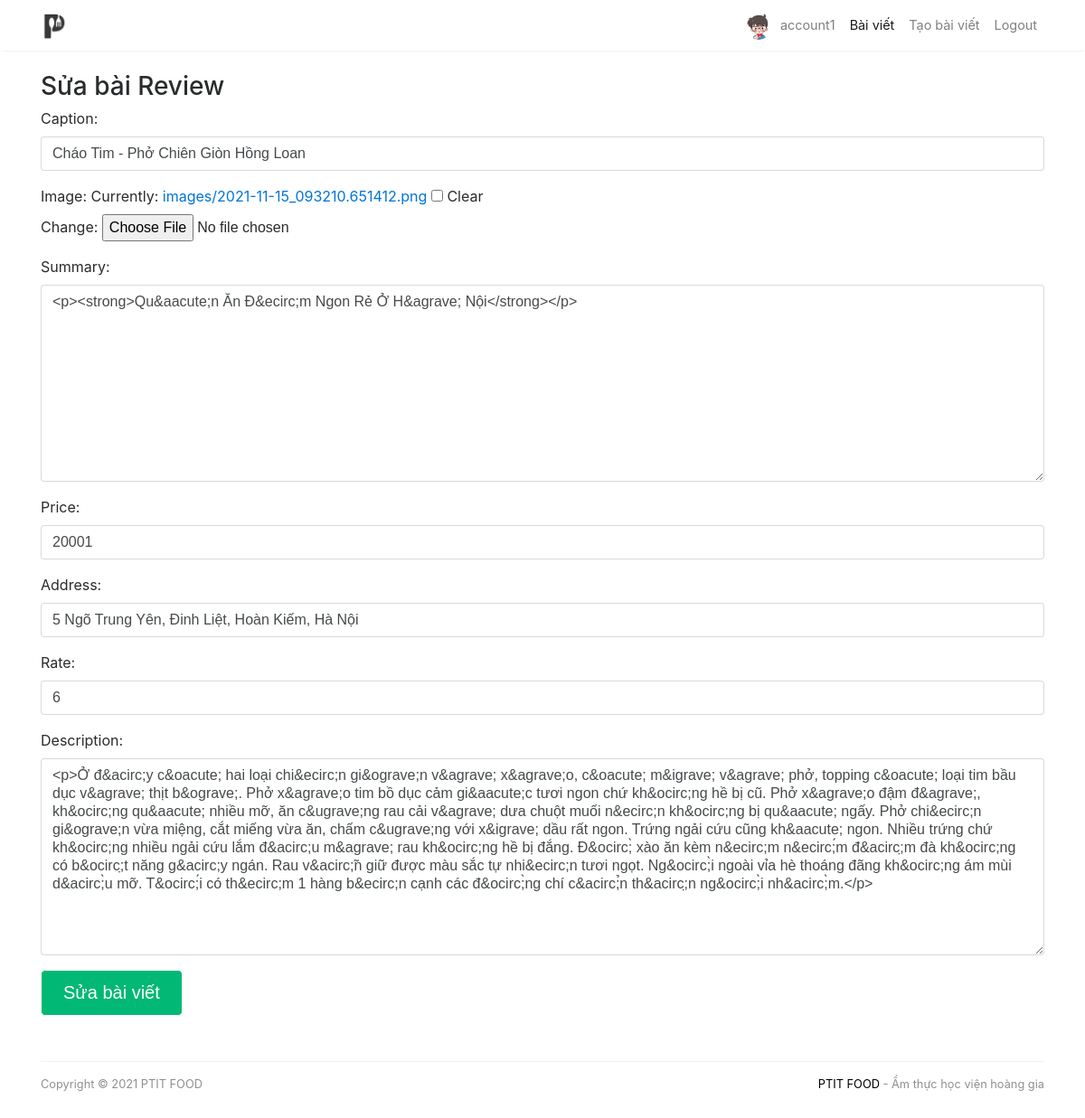
Page /post/edit/5 (signed in) on the committed database.
### blog_foods/models.py (models this page shows, shortened)
class UpProfile(models.Model):
    user = models.ForeignKey(User, on_delete=models.CASCADE)
    image_user = models.ImageField(upload_to='image_user', default = 'blank-profile-picture.png')
    Facebook = models.CharField(max_length = 100)
    Instagram = models.CharField(max_length = 100)
    summary_user = models.CharField(max_length = 1000)

class Post(models.Model):
    user = models.CharField(max_length = 100)
    image = models.ImageField(null = True,blank=True,upload_to = 'images/')
    caption = models.CharField(max_length= 100)
    summary = RichTextField(blank=True)
    address = models.CharField(max_length=200)
    created_at = models.DateTimeField(default=datetime.now)
    no_of_like = models.IntegerField(default=0)
    rate = models.IntegerField(
        default=1,
        validators=[
            MaxValueValidator(10),
            MinValueValidator(0)
        ]
    )
    description = RichTextField(blank=True)
    price = models.IntegerField(
    default=1,
    validators=[
        MinValueValidator(1)
    ]
    )
    posted_by = models.ForeignKey(settings.AUTH_USER_MODEL, null=True,
        verbose_name="posted by", on_delete=models.SET_NULL)

### blog_foods/views.py (the view)
# urls.py: path('post/edit/<int:pk>',UpdatePostView.as_view(),name='update_post')
class UpdatePostView(UpdateView):
    model =Post
    template_name = 'update_post.html'
    form_class = UpdateForm
    success_url = reverse_lazy('blog_foods:index')
    def get_context_data(self, **kwargs):
        context = super().get_context_data(**kwargs)
        context['up'] = UpProfile.objects.all()
        return context

### blog_foods/forms.py
class UpdateForm(forms.ModelForm):
    class Meta:
        model = Post
        fields = ('caption','image','summary','price','address','rate','description')
        widgets = {
            'caption': forms.TextInput(attrs={'class':'form-control'}),
            'summary': forms.Textarea(attrs={'class':'form-control'}),
            'price': forms.NumberInput(attrs={'class':'form-control'}),
            'address': forms.TextInput(attrs={'class':'form-control'}),
            'rate': forms.NumberInput(attrs={'class':'form-control','min':0,'max':10}),
            'description': forms.Textarea(attrs={'class':'form-control'}),
        }

### blog_foods/templates/update_post.html (shortened to what this page needs)
{% load static %}
<!DOCTYPE html>
<html lang="en">
<head>
	<link href="{% static 'css/mediumish.css' %}" rel="stylesheet">
	<link href="https://maxcdn.bootstrapcdn.com/font-awesome/4.7.0/css/font-awesome.min.css" rel="stylesheet">
	<link href="{% static 'css/bootstrap.min.css' %}" rel="stylesheet">
</head>
<body>
	<nav class="navbar navbar-toggleable-md navbar-light bg-white fixed-top mediumnavigation">
		<div class="container">
			<a class="navbar-brand" href="/">
				<img src="{% static 'img/logofoodreview.png' %}" alt="logo">
			</a>
			<div class="collapse navbar-collapse" id="navbarsExampleDefault">
				<ul class="navbar-nav ml-auto">
					{% if user.is_authenticated %}
					<li class="nav-item">
						{% for i in up %}
							{% if request.user.id == i.user.id %}
								<a href="{% url 'blog_foods:author' request.user.id %}"><img style = "width: 30px; height: 30px; float: none ;margin-right: -3px; border-radius: 100%;" class="author-thumb"src="{{ i.image_user.url }}"alt="Sal"></a>
							{% endif %}
						{% endfor %}
						<a class="nav-link" style="display: inline-block;" href="{% url 'blog_foods:author' request.user.id %}">{{user.username}}</a>
					</li>
					{% endif %}
					<li class="nav-item active">
						<a class="nav-link" href="/">Bài viết <span class="sr-only">(current)</span></a>
					</li>
					{% if user.is_authenticated %}
					<li class="nav-item">
						<a class="nav-link" href="/create">Tạo bài viết</a>
					</li>
					<li class="nav-item">
						<a class="nav-link" href="{% url 'logout' %}">Logout</a>
					</li>
					{% endif%}
				</ul>
			</div>
		</div>
	</nav>
	<div class="container form-group">
		<h3>Sửa bài Review</h3>
		<form method="post" enctype="multipart/form-data">
			{{form.as_p}}
			<div class="box-footer">
				<button class="btn btn-primary btn-lg" style="background-color: #02B875; border-inline-color: initial;
				border-block-color: initial;" type="submit">Sửa bài viết</button>
			</div>
		</form>
	</div>
		<div class="container">
		<div class="footer">
			<p class="pull-left">
				Copyright &copy; 2021 PTIT FOOD
			</p>
			<p class="pull-right">
				<a target="_blank" href="/" style="text-decoration: none; color: black;">PTIT FOOD</a> - Ẩm thực học viện hoàng gia
			</p>
			<div class="clearfix">
			</div>
		</div>
	</div>
</body>
</html>

### static/css/mediumish.css (style rules this page uses)
body { padding-top:5rem; }
a { color:#00ab6b; }
a,a:hover { transition:all 0.2s; }
.mediumnavigation { background:rgba(255,255,255,.97); box-shadow:0 2px 2px -2px rgba(0,0,0,.15); }
@media (min-width:992px) { .navbar-toggleable-md .navbar-nav .nav-link { padding-right:.7rem; padding-left:.7rem; } }
.author-thumb { width:40px; height:40px; float:left; margin-right:13px; border-radius:100%; }
.mediumnavigation .navbar-brand { font-weight:500; }
.mediumnavigation .nav-item,.dropdown-menu { font-size:0.9rem; }
.mediumnavigation .navbar-brand img { max-height:30px; margin-right:5px; }
.footer { border-top:1px solid rgba(0,0,0,.05)!important; padding-top:15px; padding-bottom:12px; font-size:0.8rem; color:rgba(0,0,0,.44); margin-top:50px; }

### rows in the picture
UpProfile: image_user (picture)
Post: caption "Cháo Tim - Phở Chiên Giòn Hồng Loan", summary "<p><strong>Qu&aacute;n Ăn Đ&ecirc;m Ngon Rẻ Ở H&agrave; Nội</strong></p>", price "20001", address "5 Ngõ Trung Yên, Đinh Liệt, Hoàn Kiếm, Hà Nội", rate "6", description "<p>Ở đ&acirc;y c&oacute; hai loại chi&ecirc;n gi&ograve;n v&agrave; x&agrave;o, c&oacute; m&igrave; v&agrave; phở, topping c&oacute; loại tim bầu dục v&agrave; thịt b&ograve;. Phở x&agrave;o tim bồ dục cảm gi&aacute;c tươi ngon chứ kh&ocirc;ng hề bị cũ. Phở x&agrave;o đậm đ&agrave;, kh&ocirc;ng qu&aacute; nhiều mỡ, ăn c&ugrave;ng rau cải v&agrave; dưa chuột muối n&ecirc;n kh&ocirc;ng bị qu&aacute; ngấy. Phở chi&ecirc;n gi&ograve;n vừa miệng, cắt miếng vừa ăn, chấm c&ugrave;ng với x&igrave; dầu rất ngon. Trứng ngải cứu cũng kh&aacute; ngon. Nhiều trứng chứ kh&ocirc;ng nhiều ngải cứu lắm đ&acirc;u m&agrave; rau kh&ocirc;ng hề bị đắng. Đ&ocirc;̀ xào ăn kèm n&ecirc;m n&ecirc;́m đ&acirc;̣m đà…"

### other values in the picture
{{ user.username }} "account1"
